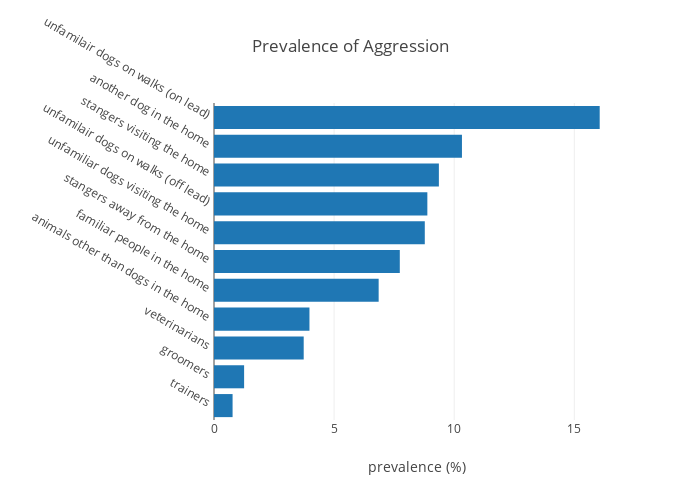

Source (notebook cell):
### Code cell
# Generate a bar graph.
prevalences = prevalences.sort_values(ascending=True)
trace = go.Bar(
    x=prevalences.values,
    y=prevalences.index.values,
    orientation='h')
data = [trace]
layout = go.Layout(title='Prevalence of Aggression',
                   xaxis=dict(title='prevalence (%)'),
                   yaxis=dict(title='',
                              automargin=True,
                              tickangle=30,
                              tickprefix=' ',
                              ticksuffix=' '),
                   width=700,
                   height=500
                  )
fig = dict(data=data, layout=layout)
py.iplot(fig)

### Figure 1 — Plotly figure (JSON) as saved in the notebook; plotly's stock layout.template omitted (floating-point values rounded to 4 significant figures)
{"data": [{"orientation": "h", "type": "bar", "x": [0.7735, 1.254, 3.734, 3.974, 6.855, 7.735, 8.776, 8.882, 9.362, 10.32, 16.06], "y": ["trainers", "groomers", "veterinarians", "animals other than dogs in the home", "familiar people in the home", "stangers away from the home", "unfamiliar dogs visiting the home", "unfamilair dogs on walks (off lead)", "stangers visiting the home", "another dog in the home", "unfamilair dogs on walks (on lead)"]}], "layout": {"height": 500, "title": "Prevalence of Aggression", "width": 700, "xaxis": {"title": "prevalence (%)"}, "yaxis": {"automargin": true, "tickangle": 30, "tickprefix": " ", "ticksuffix": " ", "title": ""}}}
